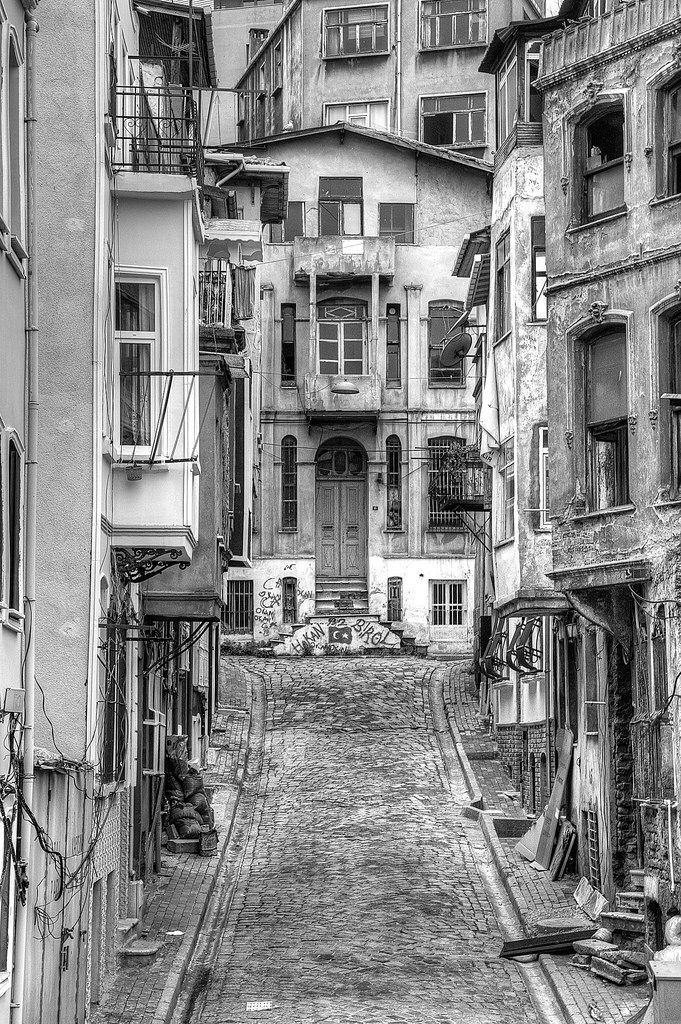
#> input picture invert/istanbul.jpg, 681 x 1024 px, found by its file name
$ python main.py
#> lines starting #> are read from the running program, lines starting #| are printed output that depends on the picture
#> in main, Input_Image is the input picture: shape (1024, 681, 3); min 0, max 255, mean 135.4

#02200201062
#FATIMA BETÜL MEMDUHOĞLU


import numpy as np
import cv2 as cv
from matplotlib import pyplot as plt


def Histogram_Computation(Image):
    Image_Height = Image.shape[0]
#> Image_Height = 1024
    Image_Width = Image.shape[1]
#> Image_Width = 681
    Image_Channels = Image.shape[2]
#> Image_Channels = 3

    Histogram = np.zeros([256, Image_Channels], np.int32)

    for x in range(0, Image_Height):
        for y in range(0, Image_Width):
            for c in range(0, Image_Channels):
                Histogram[Image[x, y, c], c] += 1

    return Histogram


def Plot_Histogram(Histogram):
    plt.figure()
    plt.title("Color Image Histogram")
    plt.xlabel("Intensity Level")
    plt.ylabel("Intensity Frequency")
    plt.xlim([0, 256])
    plt.plot(Histogram[:, 0], 'b')
    plt.plot(Histogram[:, 1], 'g')
    plt.plot(Histogram[:, 2], 'r')
    plt.savefig("Histogram_Grafigi.jpg")


def main():
    Input_Image = cv.imread("C:\\Users\Bilgisayar\Desktop\Python\\istanbul.jpg")  # görüntüyü okuyan kısım

    Histogram = Histogram_Computation(Input_Image)
#> Histogram = 256 rows, first 8: [6117, 6117, 6117], [1004, 1004, 1004], [1078, 1078, 1078], [1165, 1165, 1165], [1178, 1178, 1178], [1189, 1189, 1189], [1261, 1261, 1261], [1275, 1275, 1275]


    for i in range(0, Histogram.shape[0]):
        for c in range(0, Histogram.shape[1]):
            print("Histogram[", i, ", ", c, "]: ", Histogram[i, c])
#> this loop made 256 passes
#> (printed output is left out)

    Plot_Histogram(Histogram)
#> in Plot_Histogram, `plt.savefig("Histogram_Grafigi.jpg")`:
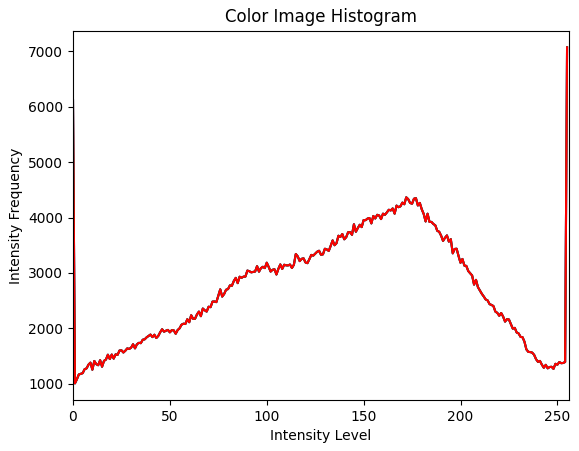
#> figure drawn by matplotlib, 1 panel; curve peaks at x = 255, y = 7073; curve peaks at x = 255, y = 7073; curve peaks at x = 255, y = 7073
    input("Please Enter to Continue...")


if __name__ == '__main__':
    main()
